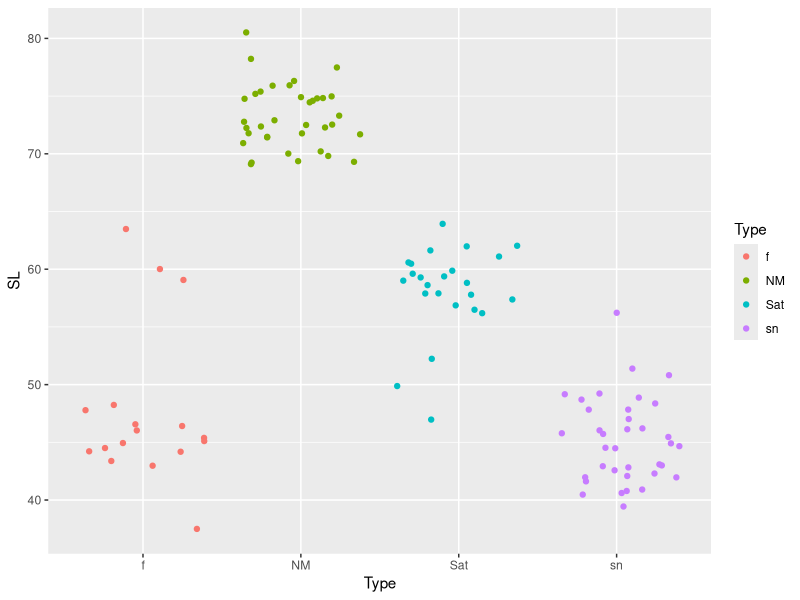
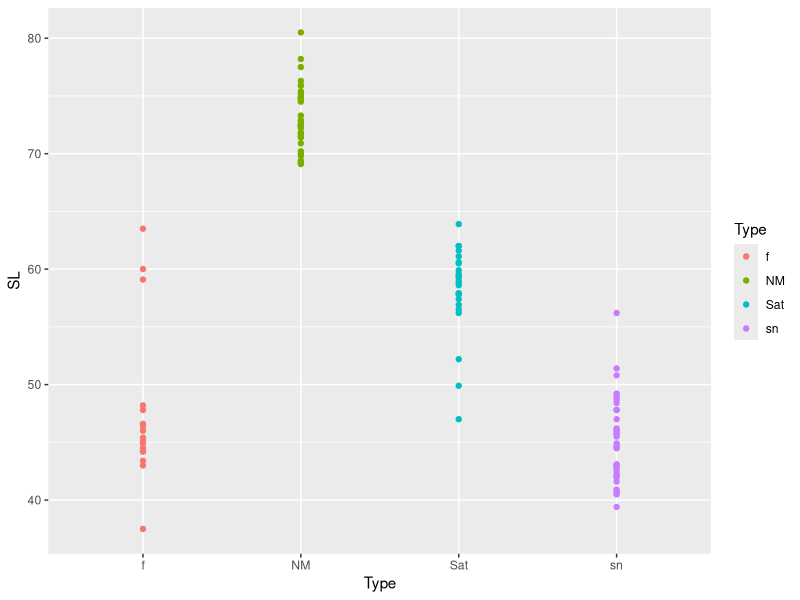
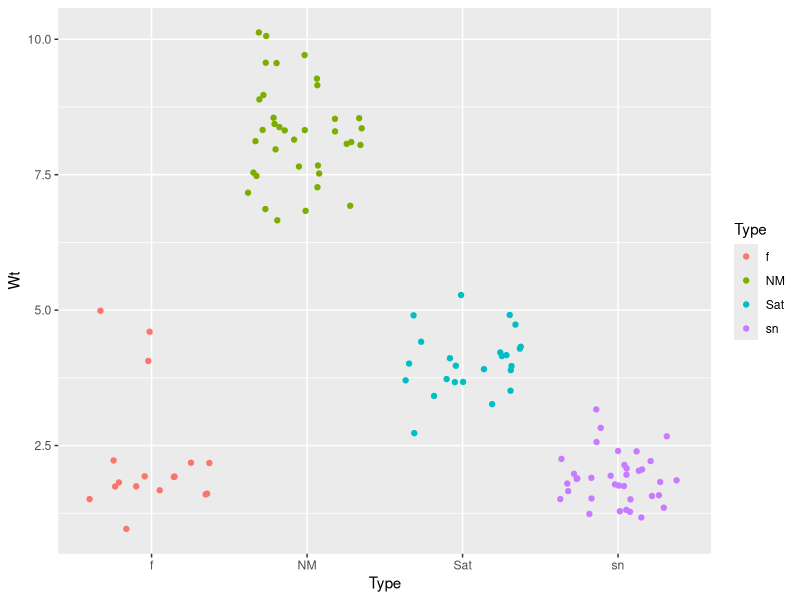
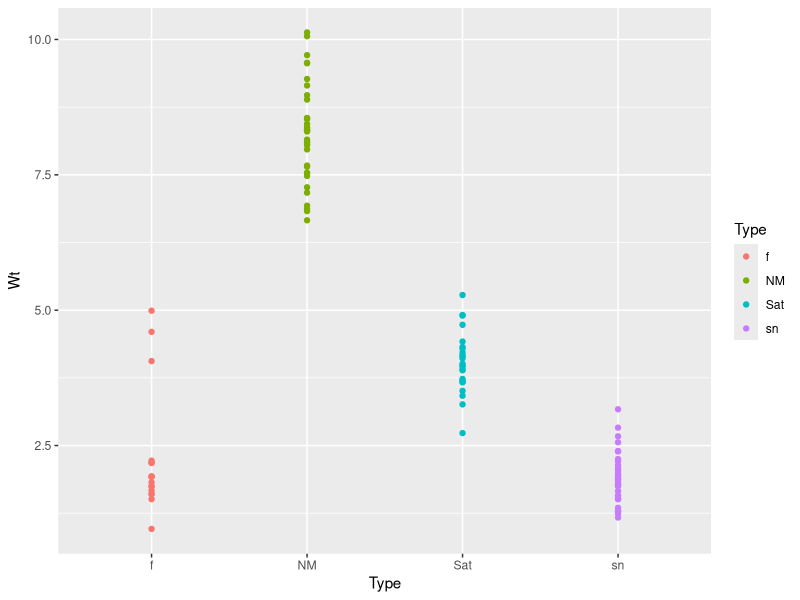
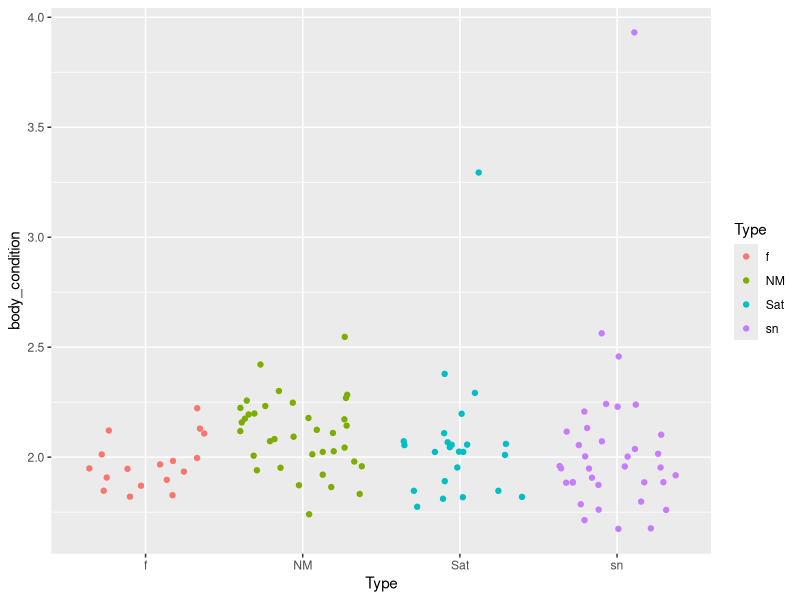
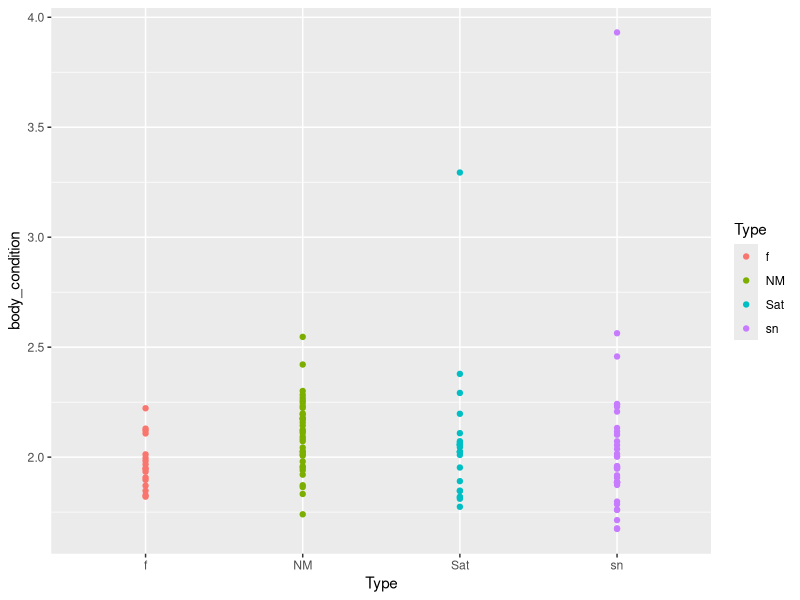
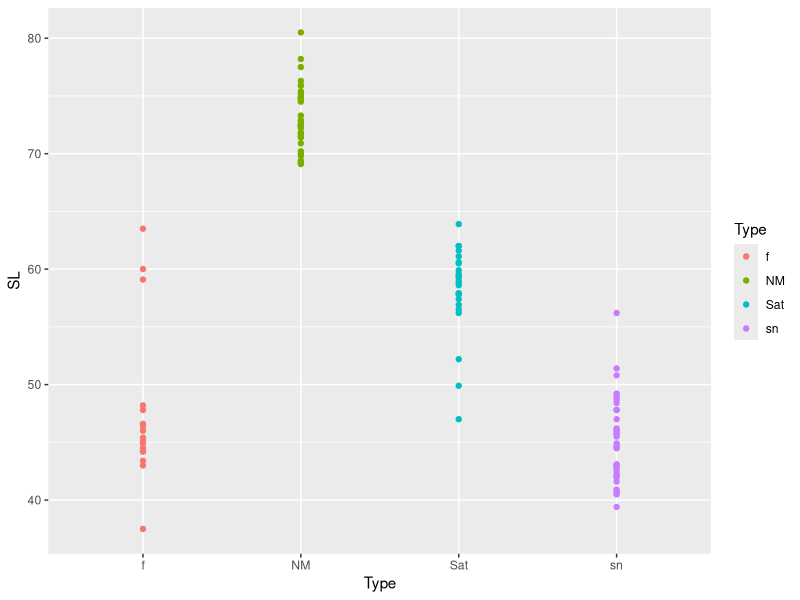
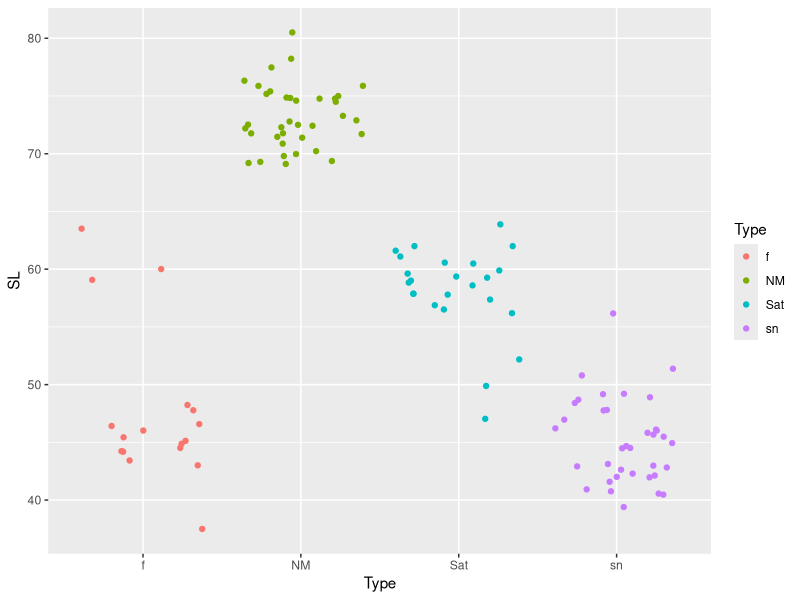

Source code (R) for these figures, in order:
library(tidyverse)
library(readr)
library(ggsci)
library(lubridate)

## ASSIGNMENT_21_Jan: Construct some (more!) ggplots using my data :-)

## Import the data
fish_info_data <- read_csv("Corse_2016_Genetics_book.csv")


# Select data I want to use (Type, SL, Wt)
# Need to exclude Type(rostratus and Sat/sn)
fish_info_data2 <- fish_info_data %>% 
  filter(!(Type %in% c("rostratus","Sat/sn"))) %>% 
  droplevels() %>% 
  select(Type, SL, Wt)


#  Create Body Condition column
fish_info_data3 <- fish_info_data2 %>% 
    mutate(body_condition = 100000000 * (Wt/(10*SL)^3))
## BMB: hmmm.  I understand the Wt/SL^3 part, but what's the huge
##  constant doing? (might want to write 1e8 instead of 100000000 so
## you don't have to count zeros)

# Look at distribution of Wt, SL and Body Condition by Type (Fem, NM, SatM, SnM) using 
# "jitter" versus "point"

ggplot(data = fish_info_data3, mapping = aes(x = Type, y = SL, colour=Type)) +
  geom_jitter()

ggplot(data = fish_info_data3, mapping = aes(x = Type, y = SL, colour=Type)) +
  geom_point()

ggplot(data = fish_info_data3, mapping = aes(x = Type, y = Wt, colour=Type)) +
  geom_jitter()

ggplot(data = fish_info_data3, mapping = aes(x = Type,y = Wt, colour = Type)) + 
  geom_point()

ggplot(data = fish_info_data3, mapping = aes(x = Type, y = body_condition, colour=Type)) +
  geom_jitter()

ggplot(data = fish_info_data3, mapping = aes(x = Type, y = body_condition, colour=Type)) +
  geom_point()

## BMB: can make this tidier/easier to read by saving the components, e.g.

gg0 <- ggplot(data = fish_info_data3,
              mapping = aes(x = Type, y = SL, colour=Type))

gg0 + geom_point()
gg0 + geom_jitter()

##
fi_d4 <- fish_info_data3 %>% gather(key=var,value=val,-Type)
gg1 <- ggplot(data = fi_d4, aes(x = Type, y = val, colour=Type)) +
    facet_wrap(~var,scale="free")
gg1 + geom_point()
## useful in this case to jitter only horizontally, and a bit less than
##  the default
gg1 + geom_jitter(width=0.2,height=0)

# Playing around to see how I can add geom commands together and change parameters :-)
ggplot(data = fish_info_data3, mapping = aes(x = Type, y = SL, colour=Type)) +
  geom_boxplot() +
    geom_dotplot(binaxis = 'y', stackdir = 'center', dotsize = .5,
                 aes(fill=Type), colour="black") +
  geom_jitter(shape= 10, position = position_jitter(0.2))
## BMB: nice. see my tweaks to geom_dotplot


# Does body condition decrease for each Type over the spawning season (Date?)

fish_info_data4 <- fish_info_data %>% 
  filter(!(Type %in% c("rostratus","Sat/sn"))) %>% 
  droplevels() %>% 
  select(Type, SL, Wt, Date) 

str(fish_info_data4)
fish_info_data5 <- fish_info_data4 %>% 
  mutate(body_condition = 100000000 * (Wt/(10*SL)^3))

## BMB: I might go upstream and retain Date in fish_info_data3
##  so you don't have to repeat these commands

## BMB: could use mutate for this and the next option
# Have to change Date column from CHARACTER to DATE 
fish_info_data5$Date<-as.Date(fish_info_data5$Date, format="%d-%B")

# Need to fix that the year "2019" was added to the Date column
fish_info_data5$Date<-update(fish_info_data5$Date, year = 2016)

## BMB: cleaner ...
## fish_info_data5 <- (fish_info_data5
##     %>% mutate(Date=as.Date(paste0(Date,"-2016"), format="%d-%B-%Y"))
## )

## BMB: this was out of order (uses fish_info_data5)
# Look at relationship for Wt and SL in different Types

ggplot(fish_info_data5, aes(y = Wt, x = SL, colour = Type)) +
  geom_point() +
  theme_bw() + scale_color_hue()

## BMB: try + scale_x_log10()  + scale_y_log10()
## morphometric data almost always belong on a log-log scale

gg2 <- ggplot(data = fish_info_data5,mapping = aes(x = Date, y = body_condition, colour=Type)) + 
  geom_point() +
  theme_bw() + scale_color_futurama()
print(gg2)
## BMB: maybe add geom_smooth() to this?

# TO WORK THROUGH STILL!

# Draw lines between each of the Types across the dates for last plot?
gg2 + geom_smooth()

## connect mean values 
gg2 + stat_summary(fun.y=mean, geom="line",
                   alpha=0.3, size=5)

## accidental art! bootstrap CIs - not very good when
##  there are only a few points ... and sometimes only one ... per date
(gg2
    + stat_summary(fun.y=mean, geom="line")
    + stat_summary(fun.data=mean_cl_boot, geom="ribbon",
                   aes(fill=Type), alpha=0.2,colour=NA)
    + scale_fill_futurama()
)
# My research group made these suggestions to help me format the Date column:
# WAS ONE BETTER THAN THE OTHER?

# Suzanne suggests:
# as.numeric(fish_info_data$Date) 

# Jenn suggests:
## fish_info_data5$Date<-as.Date(fish_info_data5$Date, format="%d-%B")

## BMB: I prefer the latter, but see above

## score: 2.5






